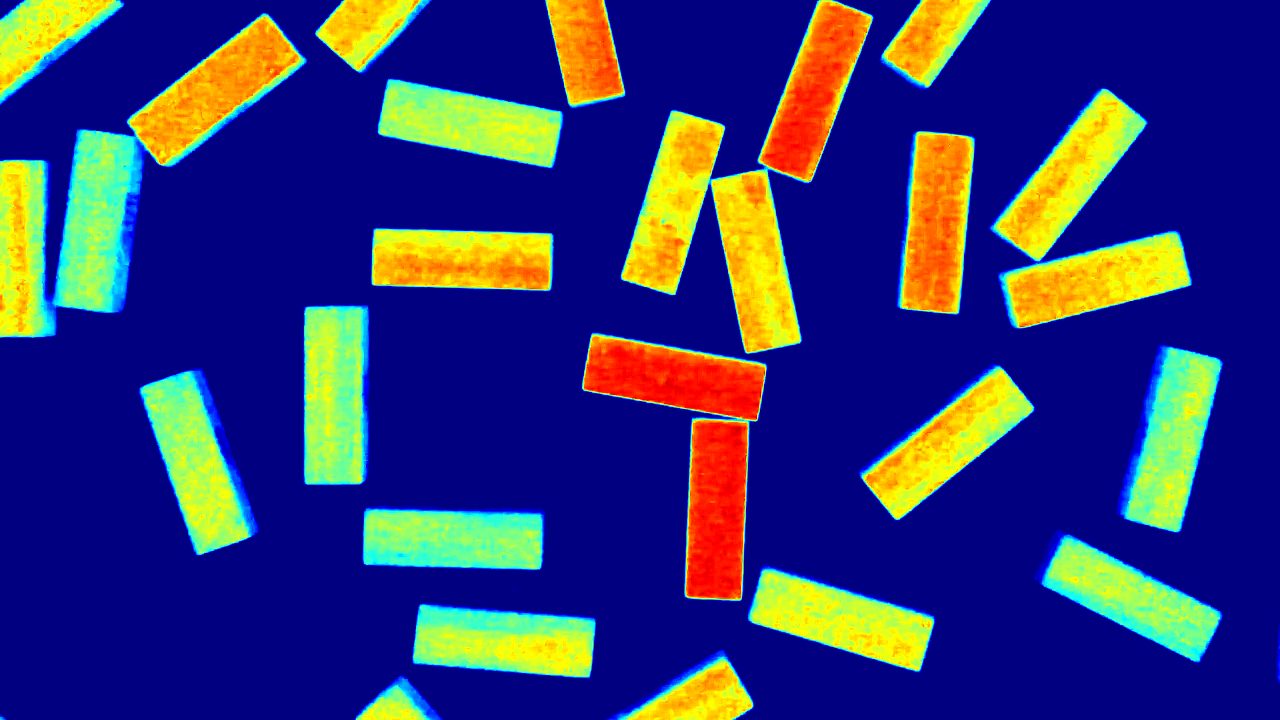
#> input picture ColourImage.png, 1280 x 720 px
$ python -i JENGA_detection.py   (imports and definitions only)
#> lines starting #> are read from the running program, lines starting #| are printed output that depends on the picture; after the words box and inside, x2 and y2 are one past the last pixel; in counts of white or black regions, pixels touching at a corner belong together
"""
Jenga Plank Detection
=====================
Detects flat-laying Jenga planks from two images of the same scene:
  - A raw grayscale image
  - A normalized color image derived from a depth sensor

For each detected plank, returns:
  - (cx, cy) : center position in pixels
  - angle    : orientation of the longest side relative to the x-axis (degrees)

Dependencies: opencv-python, numpy, matplotlib
"""

from cv2 import (contourArea, minAreaRect, convexHull, createCLAHE, GaussianBlur, Canny,
                 getStructuringElement, MORPH_RECT, MORPH_CLOSE, dilate, morphologyEx,
                 findContours, CHAIN_APPROX_SIMPLE, RETR_LIST, Sobel, CV_64F,
                 THRESH_BINARY, boxPoints, circle, drawContours, arrowedLine, putText,
                 FONT_HERSHEY_SIMPLEX, cvtColor, COLOR_BGR2RGB, imread, imwrite,
                 COLOR_BGR2GRAY, COLOR_BGR2HSV, threshold)
from numpy import sqrt, uint8, int32, radians, cos, sin, clip, where, int16
from matplotlib.pyplot import show, figure, imshow, axis, tight_layout, title


# ── Scoring function ──────────────────────────────────────────────────────────

def score(c):
    """
    Score a candidate contour. Rewards large area, high solidity,
    and aspect ratio close to 3.0 (true Jenga plank ratio).
    """
    area, w, h, aspect, solidity = c[0], c[1], c[2], c[3], c[4]
    aspect_score = 1.0 - abs(aspect - 3.0) / 3.0
    return area * solidity * aspect_score


# ── Contour filtering ─────────────────────────────────────────────────────────

def _filter_contours(contours,
                     w_min=130, w_max=360,
                     h_min=35,  h_max=110,
                     aspect_min=2.2, aspect_max=5.5,
                     solidity_min=0.65,
                     score_min=500):
    """
    Filter raw contours to keep only plank-shaped candidates.

    Parameters
    ----------
    w_min / w_max   : allowed range for the long dimension (pixels)
    h_min / h_max   : allowed range for the short dimension (pixels)
    aspect_min/max  : allowed range for w/h ratio
    solidity_min    : minimum contour solidity (area / convex hull area)
    score_min       : minimum score() value to keep a candidate
    """
    candidates = []
    for cnt in contours:
        area = contourArea(cnt)
        if area < 1000:
            continue

        rect = minAreaRect(cnt)
        (cx, cy), (w, h), angle = rect
        # Ensure w is always the long side
        if w < h:
            w, h = h, w
            angle += 90

        if not (w_min < w < w_max and h_min < h < h_max):
            continue

        aspect = w / h if h > 0 else 0
        if not (aspect_min < aspect < aspect_max):
            continue

        hull      = convexHull(cnt)
        hull_area = contourArea(hull)
        solidity  = area / hull_area if hull_area > 0 else 0
        if solidity < solidity_min:
            continue

        c = (area, w, h, aspect, solidity, cx, cy, angle, rect)
        if score(c) < score_min:
            continue

        candidates.append(c)

    # Deduplicate: keep highest-score candidate within a 50px radius
    candidates.sort(key=lambda x: -score(x))
    seen     = []
    deduped  = []
    for c in candidates:
        cx, cy = c[5], c[6]
        if not any(abs(cx - s[0]) < 50 and abs(cy - s[1]) < 50 for s in seen):
            deduped.append(c)
            seen.append((cx, cy))

    return deduped


# ── Edge detection methods ────────────────────────────────────────────────────
##TODO: remove duplicated code
# [28 lines left out: function detect_canny, not called in this run]


def detect_sobel(img_gray,
                 threshold_=20,
                 clahe_clip=3.0,
                 close_k=9, dilate_k=3, dilate_iter=3,
                 **filter_kwargs):
    """
    Detect plank contours using Sobel gradient magnitude.
    More robust than Canny for low-contrast regions and touching planks.

    Parameters
    ----------
    threshold_  : gradient magnitude threshold (0-255) — lower catches fainter edges
    clahe_clip  : CLAHE contrast limit
    close_k     : morphological closing kernel size — increase to bridge wider gaps
    dilate_k    : dilation kernel size
    dilate_iter : dilation iterations
    **filter_kwargs : forwarded to _filter_contours
    """
#> called with threshold_ = 20, clahe_clip = 3, close_k = 9, dilate_k = 3, dilate_iter = 3
    clahe   = createCLAHE(clipLimit=clahe_clip, tileGridSize=(8, 8))
    img_eq  = clahe.apply(img_gray)
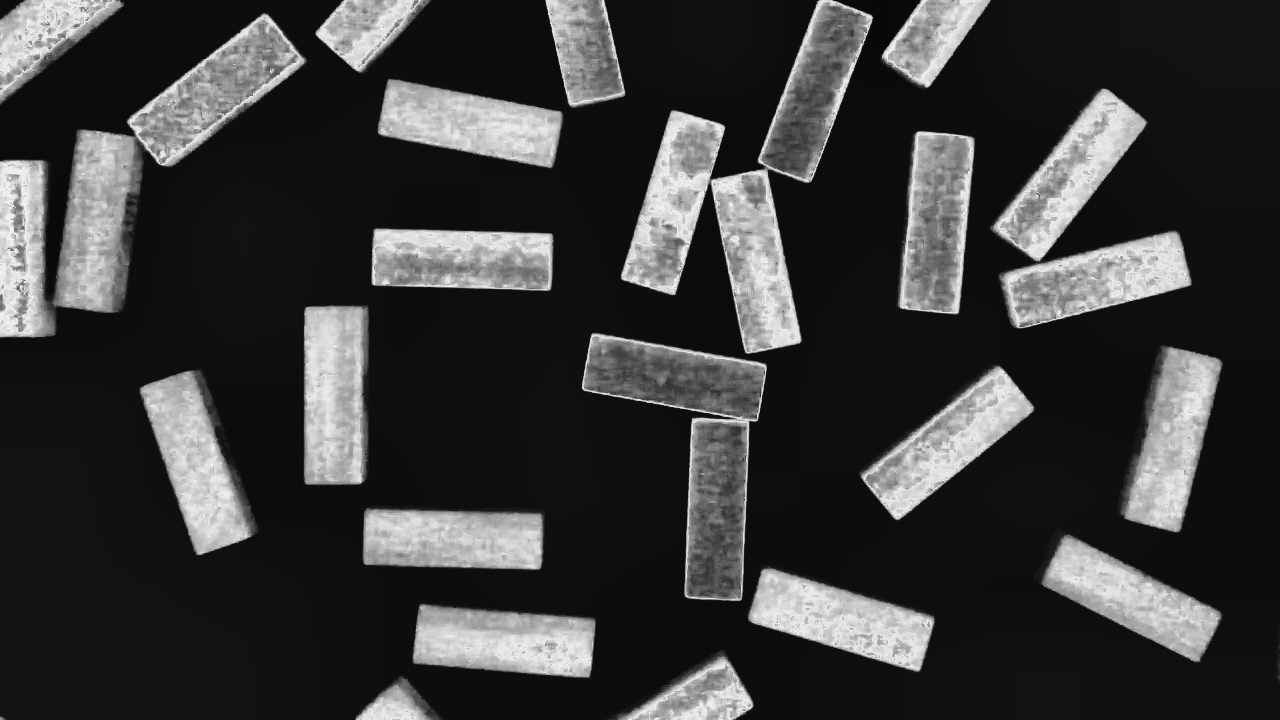
#> img_eq: shape (720, 1280); min 8, max 243, mean 57.9
    blurred = GaussianBlur(img_eq, (5, 5), 0)

    sx  = Sobel(blurred, CV_64F, 1, 0, ksize=3)
    sy  = Sobel(blurred, CV_64F, 0, 1, ksize=3)
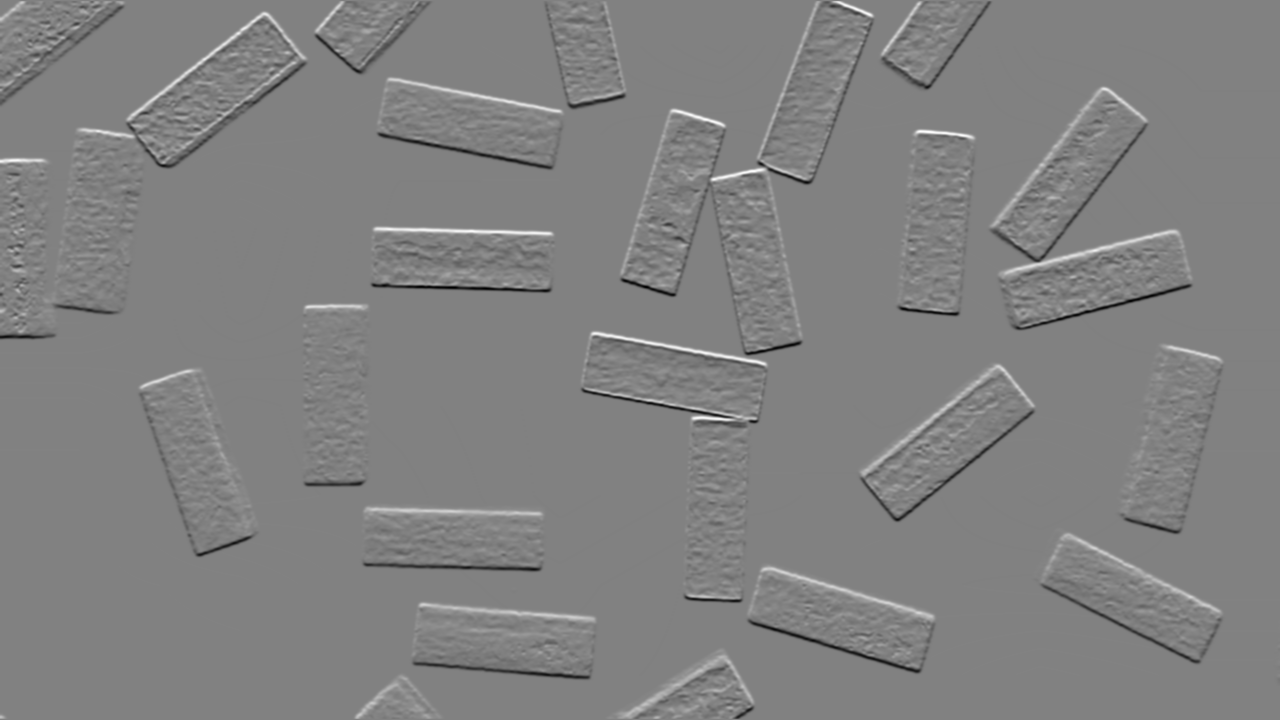
#> sy: shape (720, 1280) float64; min -527, max 513, mean -0.2; drawn with min black and max white
    mag = sqrt(sx**2 + sy**2)
    mag = uint8(255 * mag / mag.max())

    _, edges = threshold(mag, threshold_, 255, THRESH_BINARY)
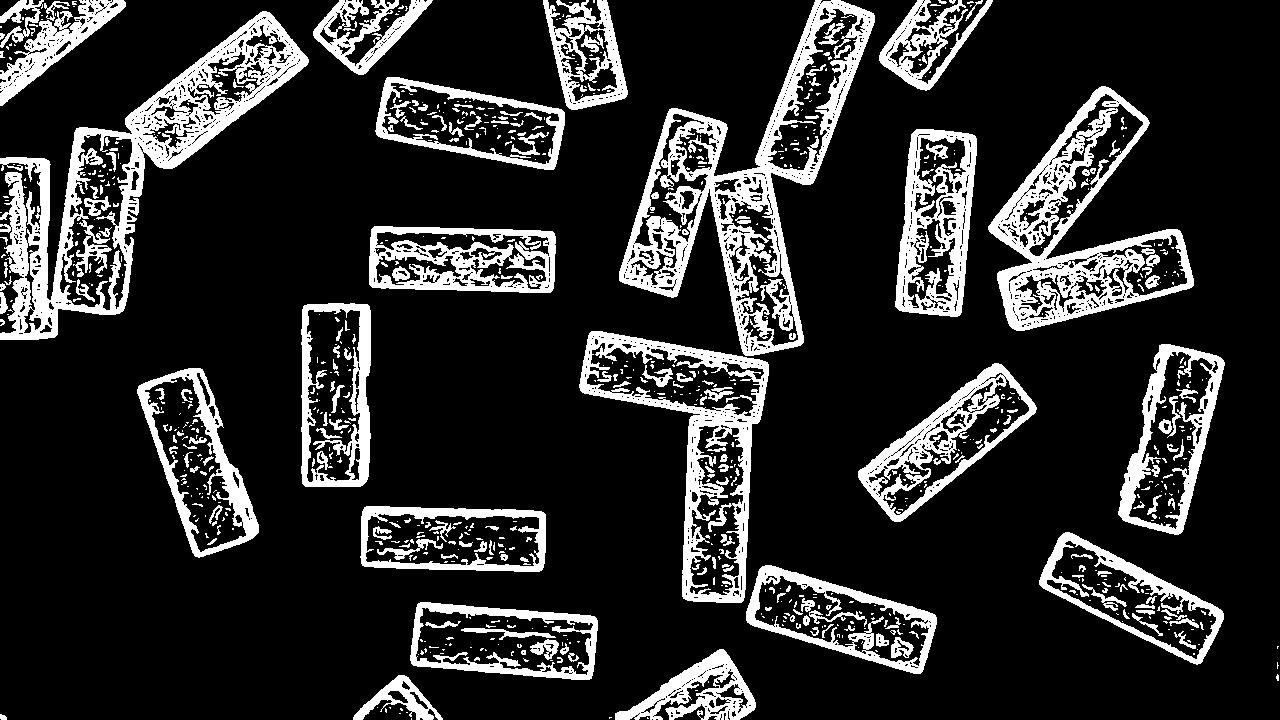
#> edges: shape (720, 1280); 17.3% white; 838 white regions (630 under 20 px), largest, box (x1, y1, x2, y2) and area: (0, 11, 309, 340) 20831, (619, 0, 875, 356) 20449, (988, 86, 1194, 331) 14659

    close_kernel  = getStructuringElement(MORPH_RECT, (close_k,  close_k))
    dilate_kernel = getStructuringElement(MORPH_RECT, (dilate_k, dilate_k))
    edges = morphologyEx(edges, MORPH_CLOSE, close_kernel, iterations=2)
#> edges: shape (720, 1280); 30.9% white; 17 white regions, largest, box (x1, y1, x2, y2) and area: (579, 0, 993, 674) 77508, (0, 0, 433, 340) 42483, (988, 86, 1194, 331) 24503
    edges = dilate(edges, dilate_kernel, iterations=dilate_iter)
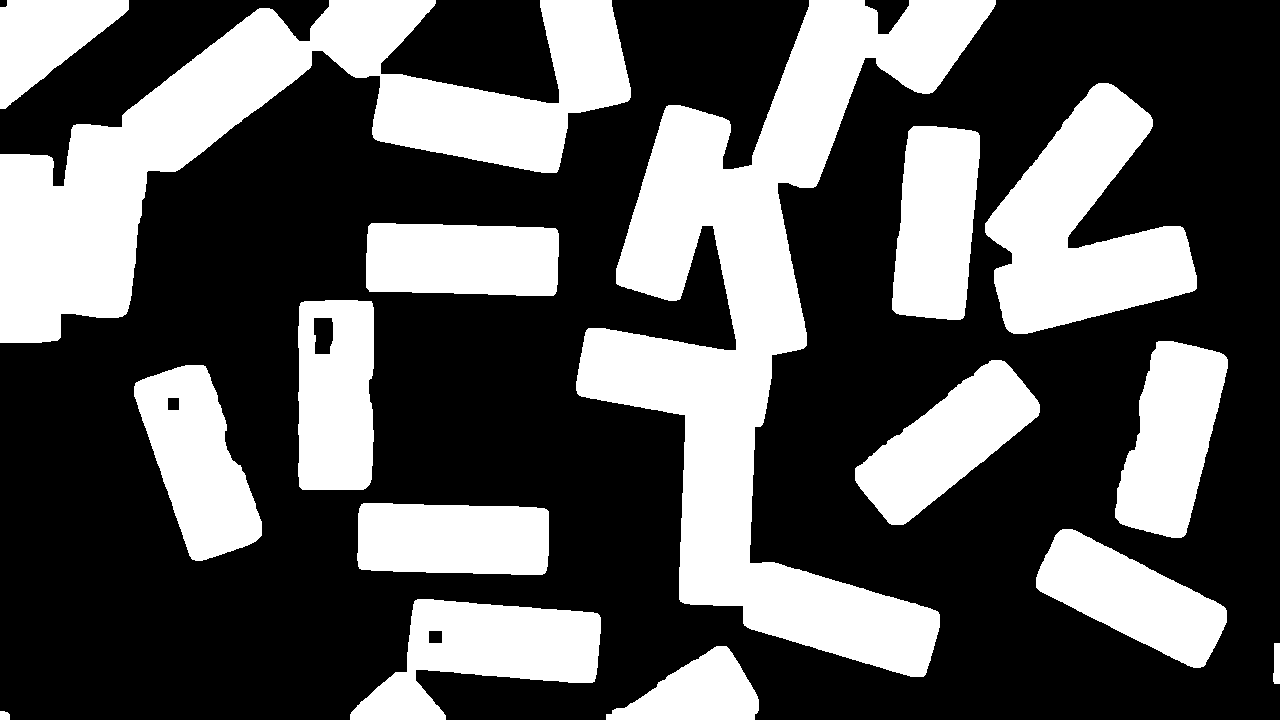
#> edges: shape (720, 1280); 35.1% white; 16 white regions

    contours, _ = findContours(edges, RETR_LIST, CHAIN_APPROX_SIMPLE)
#> contours = 19 contours; largest, box (x1, y1, x2, y2) and area: (576, 0, 996, 677) 85830, (0, 0, 631, 343) 66902, (985, 83, 1197, 334) 27583, (350, 599, 601, 720) 16116, (134, 365, 262, 561) 14345
    return _filter_contours(contours, **filter_kwargs)
#> the loop in _filter_contours, `for cnt in contours:` made 19 passes
#> (rect, cx, cy, angle) on passes 6, 7, 9, 14: (((1131.2, 597.6), (70.66, 192.3), -63.43), 1131.2, 597.6, 26.57), (((452.9, 538.5), (68.17, 191), -88.64), 452.9, 538.5, 1.36), (((198, 460.8), (79.53, 191.9), -19.33), 198, 460.8, 70.67), (((461.9, 259), (68.96, 192), -88.44), 461.9, 259, 1.56)
#> (rect, cx, cy, angle) on pass 2: (((682, 682.5), (73, 152), -90), 682, 682.5, 0)
#> after the loop in _filter_contours, `for cnt in contours:`: candidates = 8 items
#> the loop in _filter_contours, `for c in candidates:` made 8 passes
#> (cx, cy) on passes 1 to 8: (461.9, 259), (452.9, 538.5), (1131.2, 597.6), (935.8, 222), (946.6, 441.5), (335.5, 394.5), (198, 460.8), (1169.8, 438.2)
#> after the loop in _filter_contours, `for c in candidates:`: seen = [(461.9, 259), (452.9, 538.5), (1131.2, 597.6), (935.8, 222), (946.6, 441.5), (335.5, 394.5), (198, 460.8), (1169.8, 438.2)]


# ── Merge multiple result lists ───────────────────────────────────────────────

# [147 lines left out: functions merge_all, draw_detections, show_results, detect_planks, not called in this run]

"""if __name__ == "__main__":
    for i in range(1, 12):
        results = detect_planks(
            raw_image_path   = "ImagesBW/raw_imagev2-"+str(i)+".png",
            color_image_path = "ImagesBW/normalized_colorv2-"+str(i)+".png",
            save_path        = "detected_planks.png",
	)
"""

>>> import cv2
>>> picture = cv2.imread('ColourImage.png', cv2.IMREAD_GRAYSCALE)
>>> result = detect_sobel(picture)
#> result = 8 items
